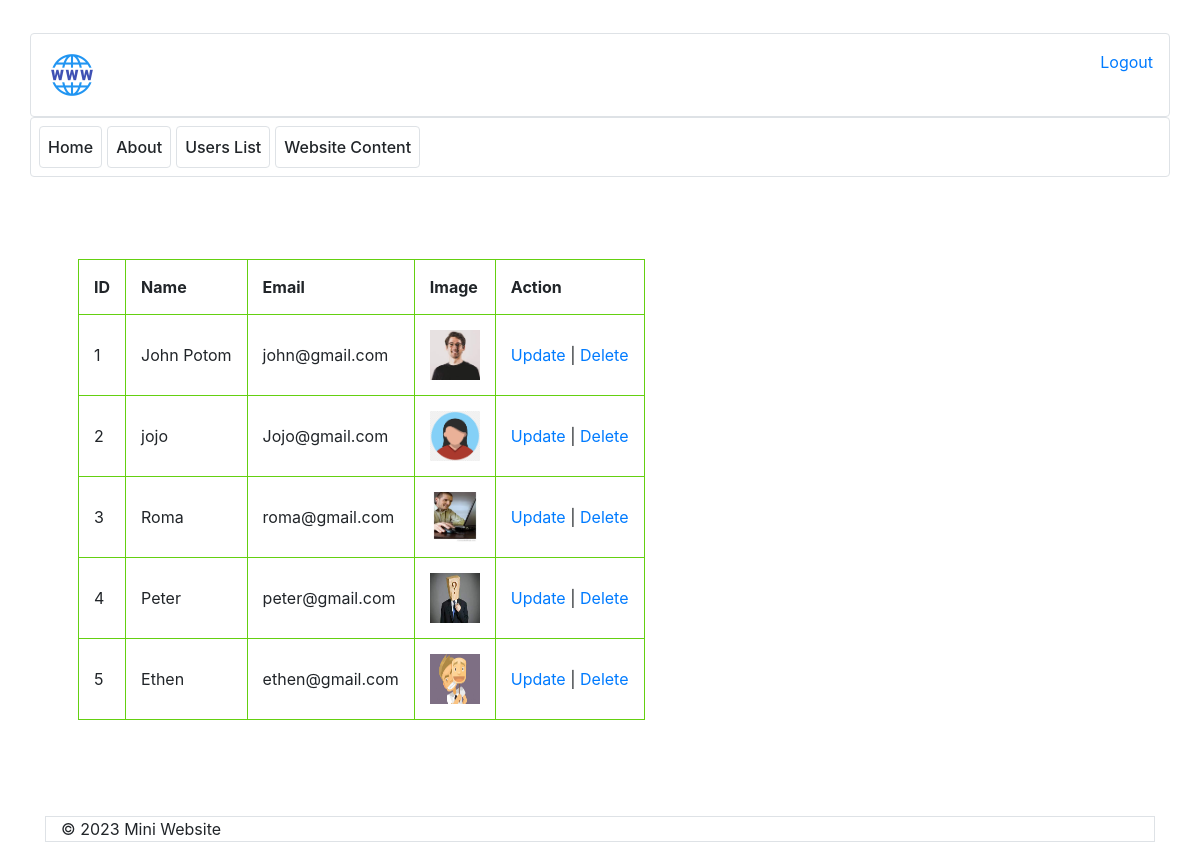
The app's page /usersList.php (signed in) with its own data.
### tables this page shows
CREATE TABLE `users` (
  `id` int(11) NOT NULL,
  `name` varchar(255) NOT NULL,
  `email` varchar(255) NOT NULL,
  `password` varchar(255) NOT NULL,
  `img` varchar(255) NOT NULL
);

### usersList.php (the view, shortened to what this page needs)
<?php
include("dbconn.php");
    ?>
<!DOCTYPE html>
<html lang="en">
<head>
    <link href="css/css/bootstrap.min.css" rel="stylesheet" />
    <link rel="stylesheet" href="css/style.css">
    <link rel="stylesheet" href="css/style_website.css">
</head>
<body>
    <div class="container">
        <?php
        include("includes/header.php");
        ?>
        <div class="row mb-4 pb-4">
            <div id="data" class="col-12 col-md-8 p-md-5 shadow-lg rounded ">
                <table>
                    <tr>
                      <th>ID</th>
                      <th>Name</th>
                      <th>Email</th>
                      <th>Image</th>
                      <th>Action</th>
                    </tr>
                    <?php
                    $result = mysqli_query($conn, "SELECT * FROM USERS");
                    while ( $rows = mysqli_fetch_array($result) ) {
                      ?>
                      <tr>
                        <td><?php echo $rows['id']; ?></td>
                        <td><?php echo $rows['name']; ?></td>
                        <td><?php echo $rows['email']; ?></td>
                        <td><img src="uploads/<?php echo $rows['img']; ?>" alt="Image" height="50px" width="50px"></td>
                        <td><a href="usersUpdate.php?id=<?php echo $rows['id']; ?>">Update</a> | <a href="userDelete.php?id=<?php echo $rows['id']; ?>">Delete</a></td>
                      </tr>
                      <?php
                    }
                    ?>
                </table>
            </div>
        </div>
    </div>
    <?php
    include("includes/footer.php");
    ?>
</body>
</html>

### includes/header.php
<div class="row">
    <div class="col-12 border rounded p-3 d-flex justify-content-between">
        <img src="./img/logo_mini.png" alt="logo" height="50px" width="50px">
        <?php
            if ( isset($_SESSION['id']) ){
                ?>
                <a class="text-decoration-none" href="login-web-logout.php">Logout</a> </span>
                <?php
            } else {
                ?>
                <a class="text-decoration-none" href="login-web.php">Login</a> </span>
                <?php
            }
            ?>
    </div>
</div>
<div class="row" style="margin-top:0%">
    <div class="col-12 shadow border rounded p-2 d-flex justify-content-between">
        <div class="d-flex ">
            <div id="btn1" onclick="home()" class="p-2 border rounded bt" style="margin-right: 5px;">Home</div>
            <div id="btn2" onclick="about()" class="p-2 border rounded bt" style="margin-right: 5px;">About</div>
            <?php
            if ( isset($_SESSION['id']) ){
                ?>
                <div id="btn3" onclick="usersList()" class="p-2 border rounded bt" style="margin-right: 5px;">Users List</div>
                <div id="btn3" onclick="aboutContent()" class="p-2 border rounded bt" style="margin-right: 5px;">Website Content</div>
                <?php
            } else {
                ?>
                <div id="btn3" onclick="register()" class="p-2 border rounded bt" style="margin-right: 5px;">Register</div>
                <?php
            }
            ?>
        </div>
    </div>
</div>

### includes/footer.php
<?php
$webName = "Mini Website";
?>
<div class="container">
    <footer class="d-flex border-top border-left border-right border">
        <div class="col-md-4 align-items-center">
          <span class="mb-3 mb-md-0">© <?php echo date("Y"); ?> <?php echo $webName; ?> </span>
        </div>
    </footer>
</div>

### css/style.css (style rules this page uses)
.row { margin-top: 2%; }

### css/style_website.css (style rules this page uses)
.row { margin-top: 3%; }
.bt { font-weight: 500; }
table, th, td { border: 1px solid rgb(100, 208, 17); }
th { padding: 15px; }
td { padding: 15px; }

### records on screen
users: id "1", name "John Potom", email "john@gmail.com", img (picture)
users: id "2", name "jojo", email "Jojo@gmail.com", img (picture)
users: id "3", name "Roma", email "roma@gmail.com", img (picture)
users: id "4", name "Peter", email "peter@gmail.com", img (picture)
users: id "5", name "Ethen", email "ethen@gmail.com", img (picture)

### other values on screen
$webName "Mini Website"
